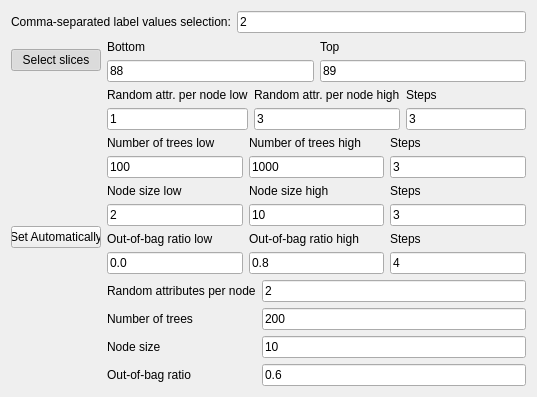
<?xml version="1.0" encoding="UTF-8"?>
<ui version="4.0">
 <class>ClassifierSharkRandomForestTrain</class>
 <widget class="QWidget" name="ClassifierSharkRandomForestTrain">
  <property name="geometry">
   <rect>
    <x>0</x>
    <y>0</y>
    <width>537</width>
    <height>397</height>
   </rect>
  </property>
  <property name="windowTitle">
   <string>Form</string>
  </property>
  <layout class="QVBoxLayout" name="verticalLayout_2">
   <item>
    <layout class="QHBoxLayout" name="horizontalLayout_2">
     <item>
      <widget class="QLabel" name="label">
       <property name="text">
        <string>Comma-separated label values selection:</string>
       </property>
      </widget>
     </item>
     <item>
      <widget class="QLineEdit" name="selectedLabels">
       <property name="text">
        <string>2</string>
       </property>
      </widget>
     </item>
    </layout>
   </item>
   <item>
    <layout class="QHBoxLayout" name="horizontalLayout_4">
     <item>
      <widget class="QPushButton" name="selectSlices">
       <property name="sizePolicy">
        <sizepolicy hsizetype="Fixed" vsizetype="Fixed">
         <horstretch>0</horstretch>
         <verstretch>0</verstretch>
        </sizepolicy>
       </property>
       <property name="minimumSize">
        <size>
         <width>90</width>
         <height>0</height>
        </size>
       </property>
       <property name="maximumSize">
        <size>
         <width>90</width>
         <height>16777215</height>
        </size>
       </property>
       <property name="text">
        <string>Select slices</string>
       </property>
       <property name="checkable">
        <bool>true</bool>
       </property>
       <property name="checked">
        <bool>true</bool>
       </property>
      </widget>
     </item>
     <item>
      <layout class="QVBoxLayout" name="verticalLayout_7">
       <item>
        <widget class="QLabel" name="bottomSliceLimitLabel">
         <property name="text">
          <string>Bottom</string>
         </property>
        </widget>
       </item>
       <item>
        <widget class="QLineEdit" name="bottomSliceLimit">
         <property name="text">
          <string>88</string>
         </property>
        </widget>
       </item>
      </layout>
     </item>
     <item>
      <layout class="QVBoxLayout" name="verticalLayout_8">
       <item>
        <widget class="QLabel" name="topSliceLimitLabel">
         <property name="text">
          <string>Top</string>
         </property>
        </widget>
       </item>
       <item>
        <widget class="QLineEdit" name="topSliceLimit">
         <property name="text">
          <string>89</string>
         </property>
        </widget>
       </item>
      </layout>
     </item>
    </layout>
   </item>
   <item>
    <layout class="QHBoxLayout" name="horizontalLayout">
     <item>
      <widget class="QPushButton" name="setAutomatically">
       <property name="sizePolicy">
        <sizepolicy hsizetype="Fixed" vsizetype="Fixed">
         <horstretch>0</horstretch>
         <verstretch>0</verstretch>
        </sizepolicy>
       </property>
       <property name="minimumSize">
        <size>
         <width>90</width>
         <height>0</height>
        </size>
       </property>
       <property name="maximumSize">
        <size>
         <width>90</width>
         <height>16777215</height>
        </size>
       </property>
       <property name="text">
        <string>Set Automatically</string>
       </property>
       <property name="checkable">
        <bool>true</bool>
       </property>
      </widget>
     </item>
     <item>
      <layout class="QVBoxLayout" name="verticalLayout">
       <item>
        <layout class="QHBoxLayout" name="horizontalLayout_3">
         <item>
          <layout class="QVBoxLayout" name="verticalLayout_5">
           <item>
            <widget class="QLabel" name="randAttrLowLabel">
             <property name="text">
              <string>Random attr. per node low</string>
             </property>
            </widget>
           </item>
           <item>
            <widget class="QLineEdit" name="randAttrLow">
             <property name="text">
              <string>1</string>
             </property>
            </widget>
           </item>
          </layout>
         </item>
         <item>
          <layout class="QVBoxLayout" name="verticalLayout_9">
           <item>
            <widget class="QLabel" name="randAttrHighLabel">
             <property name="text">
              <string>Random attr. per node high</string>
             </property>
            </widget>
           </item>
           <item>
            <widget class="QLineEdit" name="randAttrHigh">
             <property name="text">
              <string>3</string>
             </property>
            </widget>
           </item>
          </layout>
         </item>
         <item>
          <layout class="QVBoxLayout" name="verticalLayout_6">
           <item>
            <widget class="QLabel" name="randAttrStepsLabel">
             <property name="text">
              <string>Steps</string>
             </property>
            </widget>
           </item>
           <item>
            <widget class="QLineEdit" name="randAttrSteps">
             <property name="text">
              <string>3</string>
             </property>
            </widget>
           </item>
          </layout>
         </item>
        </layout>
       </item>
       <item>
        <layout class="QHBoxLayout" name="horizontalLayout_5">
         <item>
          <layout class="QVBoxLayout" name="verticalLayout_17">
           <item>
            <widget class="QLabel" name="numTreesLowLabel">
             <property name="text">
              <string>Number of trees low</string>
             </property>
            </widget>
           </item>
           <item>
            <widget class="QLineEdit" name="numTreesLow">
             <property name="text">
              <string>100</string>
             </property>
            </widget>
           </item>
          </layout>
         </item>
         <item>
          <layout class="QVBoxLayout" name="verticalLayout_16">
           <item>
            <widget class="QLabel" name="numTreesHighLabel">
             <property name="text">
              <string>Number of trees high</string>
             </property>
            </widget>
           </item>
           <item>
            <widget class="QLineEdit" name="numTreesHigh">
             <property name="text">
              <string>1000</string>
             </property>
            </widget>
           </item>
          </layout>
         </item>
         <item>
          <layout class="QVBoxLayout" name="verticalLayout_18">
           <item>
            <widget class="QLabel" name="numTreesStepsLabel">
             <property name="text">
              <string>Steps</string>
             </property>
            </widget>
           </item>
           <item>
            <widget class="QLineEdit" name="numTreesSteps">
             <property name="text">
              <string>3</string>
             </property>
            </widget>
           </item>
          </layout>
         </item>
        </layout>
       </item>
       <item>
        <layout class="QHBoxLayout" name="horizontalLayout_6">
         <item>
          <layout class="QVBoxLayout" name="verticalLayout_20">
           <item>
            <widget class="QLabel" name="nodeSizeLowLabel">
             <property name="text">
              <string>Node size low</string>
             </property>
            </widget>
           </item>
           <item>
            <widget class="QLineEdit" name="nodeSizeLow">
             <property name="text">
              <string>2</string>
             </property>
            </widget>
           </item>
          </layout>
         </item>
         <item>
          <layout class="QVBoxLayout" name="verticalLayout_19">
           <item>
            <widget class="QLabel" name="nodeSizeHighLabel">
             <property name="text">
              <string>Node size high</string>
             </property>
            </widget>
           </item>
           <item>
            <widget class="QLineEdit" name="nodeSizeHigh">
             <property name="text">
              <string>10</string>
             </property>
            </widget>
           </item>
          </layout>
         </item>
         <item>
          <layout class="QVBoxLayout" name="verticalLayout_21">
           <item>
            <widget class="QLabel" name="nodeSizeStepsLabel">
             <property name="text">
              <string>Steps</string>
             </property>
            </widget>
           </item>
           <item>
            <widget class="QLineEdit" name="nodeSizeSteps">
             <property name="text">
              <string>3</string>
             </property>
            </widget>
           </item>
          </layout>
         </item>
        </layout>
       </item>
       <item>
        <layout class="QHBoxLayout" name="horizontalLayout_9">
         <item>
          <layout class="QVBoxLayout" name="verticalLayout_25">
           <item>
            <widget class="QLabel" name="oobLowLabel">
             <property name="text">
              <string>Out-of-bag ratio low</string>
             </property>
            </widget>
           </item>
           <item>
            <widget class="QLineEdit" name="oobLow">
             <property name="text">
              <string>0.0</string>
             </property>
            </widget>
           </item>
          </layout>
         </item>
         <item>
          <layout class="QVBoxLayout" name="verticalLayout_26">
           <item>
            <widget class="QLabel" name="oobHighLabel">
             <property name="text">
              <string>Out-of-bag ratio high</string>
             </property>
            </widget>
           </item>
           <item>
            <widget class="QLineEdit" name="oobHigh">
             <property name="text">
              <string>0.8</string>
             </property>
            </widget>
           </item>
          </layout>
         </item>
         <item>
          <layout class="QVBoxLayout" name="verticalLayout_27">
           <item>
            <widget class="QLabel" name="oobStepsLabel">
             <property name="text">
              <string>Steps</string>
             </property>
            </widget>
           </item>
           <item>
            <widget class="QLineEdit" name="oobSteps">
             <property name="text">
              <string>4</string>
             </property>
            </widget>
           </item>
          </layout>
         </item>
        </layout>
       </item>
       <item>
        <layout class="QHBoxLayout" name="horizontalLayout_7">
         <item>
          <layout class="QVBoxLayout" name="verticalLayout_4">
           <item>
            <widget class="QLabel" name="randAttrLabel">
             <property name="text">
              <string>Random attributes per node</string>
             </property>
            </widget>
           </item>
           <item>
            <widget class="QLabel" name="numTreesLabel">
             <property name="text">
              <string>Number of trees</string>
             </property>
            </widget>
           </item>
           <item>
            <widget class="QLabel" name="nodeSizeLabel">
             <property name="text">
              <string>Node size</string>
             </property>
            </widget>
           </item>
           <item>
            <widget class="QLabel" name="oobLabel">
             <property name="text">
              <string>Out-of-bag ratio</string>
             </property>
            </widget>
           </item>
          </layout>
         </item>
         <item>
          <layout class="QVBoxLayout" name="verticalLayout_3">
           <item>
            <widget class="QLineEdit" name="randAttr">
             <property name="text">
              <string>2</string>
             </property>
            </widget>
           </item>
           <item>
            <widget class="QLineEdit" name="numTrees">
             <property name="text">
              <string>200</string>
             </property>
            </widget>
           </item>
           <item>
            <widget class="QLineEdit" name="nodeSize">
             <property name="text">
              <string>10</string>
             </property>
            </widget>
           </item>
           <item>
            <widget class="QLineEdit" name="oob">
             <property name="text">
              <string>0.6</string>
             </property>
            </widget>
           </item>
          </layout>
         </item>
        </layout>
       </item>
      </layout>
     </item>
    </layout>
   </item>
  </layout>
 </widget>
 <resources/>
 <connections/>
</ui>
